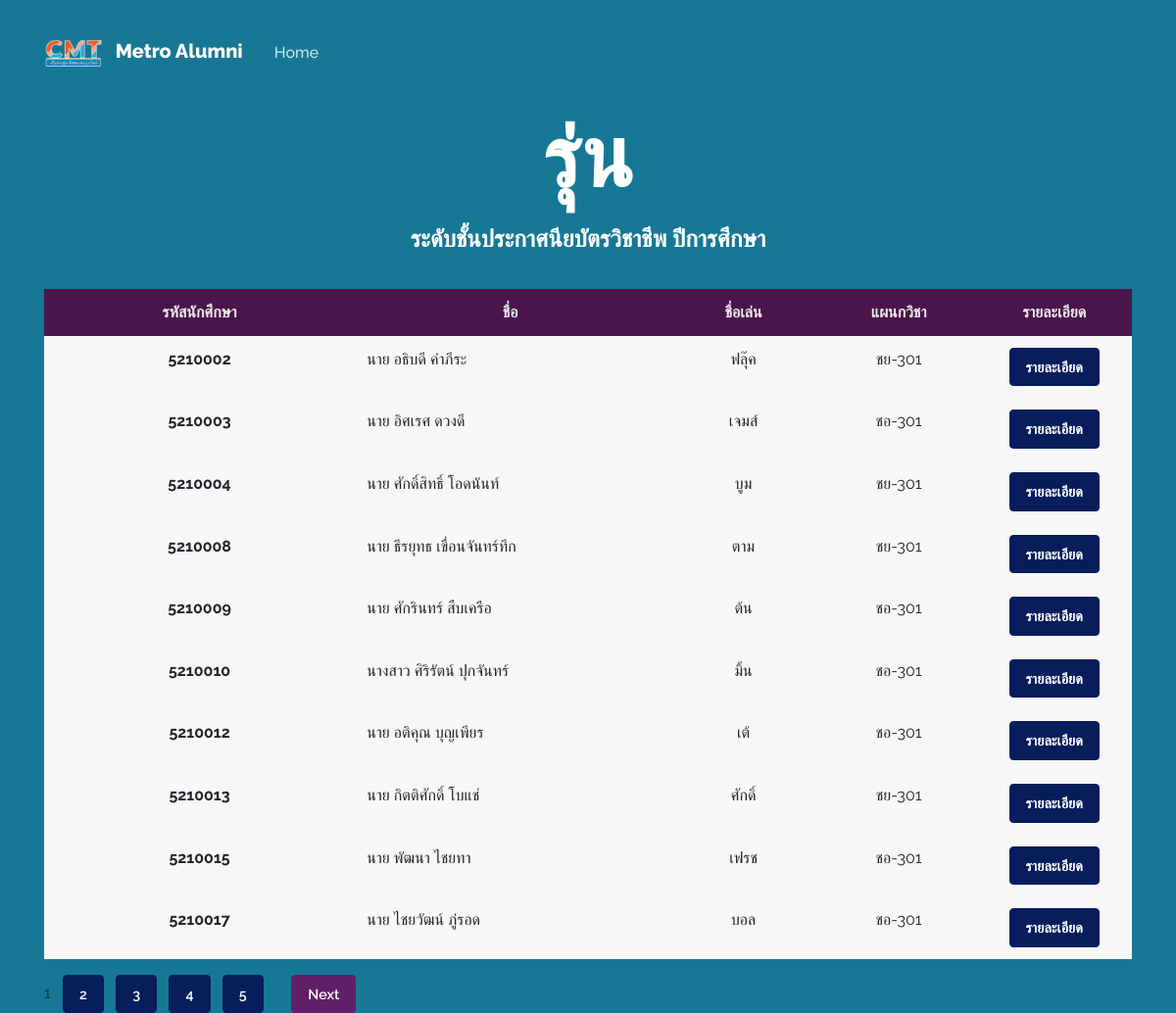
The page /pvcinfo.php on the database its author committed.
### tables this page shows
CREATE TABLE `tblstudentpvc` (
  `stid` varchar(7) NOT NULL,
  `fname` varchar(10) NOT NULL,
  `name` varchar(25) NOT NULL,
  `lname` varchar(25) NOT NULL,
  `nickname` varchar(20) NOT NULL,
  `stclass` varchar(10) NOT NULL,
  `birthday` date NOT NULL,
  `address` varchar(10) NOT NULL,
  `moo` varchar(10) NOT NULL,
  `road_name` varchar(50) NOT NULL,
  `tumbol` varchar(50) NOT NULL,
  `ampher` varchar(50) NOT NULL,
  `province` varchar(50) NOT NULL,
  `post` varchar(5) NOT NULL,
  `tel` varchar(30) NOT NULL,
  `hnumber` varchar(15) DEFAULT NULL,
  `fnumber` varchar(30) DEFAULT NULL,
  `idcard` varchar(13) DEFAULT NULL,
  `deg` varchar(1) DEFAULT NULL,
  `fsubject` varchar(50) DEFAULT NULL,
  `fschool` varchar(50) DEFAULT NULL,
  `status` varchar(1) NOT NULL,
  `version` varchar(20) DEFAULT NULL,
  `password` varchar(32) DEFAULT NULL,
  `work_add` varchar(255) DEFAULT NULL,
  `job` varchar(50) DEFAULT NULL,
  `email` varchar(50) DEFAULT NULL
);

### pvcinfo.php (the view, shortened to what this page needs)
<?php
  include 'connect.php';
  $version_name = mysqli_real_escape_string($connection, $_GET['version']);
  $version = mysqli_real_escape_string($connection, $_GET['version']);
  $year = mysqli_real_escape_string($connection, $_GET['year']);
  switch ($year) {
      case $year == 2554: $version = '2554'; break;
  }
  $query = "SELECT * FROM tblstudentpvc WHERE version = '$version' ORDER BY stid ASC";
  $query_run = mysqli_query($connection, $query);
  $row = mysqli_fetch_row($query_run);
  $rows = $row[0];
  $page_rows = 10;
  $last = ceil($rows/$page_rows);
  $pagenum = 1;
$limit = 'LIMIT ' .($pagenum - 1) * $page_rows .',' .$page_rows;
$nquery=mysqli_query($connection,"SELECT * FROM tblstudentpvc WHERE version = '$version' $limit");
$paginationCtrls = '';
if($last != 1){
  $paginationCtrls .= ''.$pagenum.' &nbsp; ';
  for($i = $pagenum+1; $i <= $last; $i++){
    $paginationCtrls .= '<a href="'.$_SERVER['PHP_SELF'].'?pn='.$i.'&version='.$version.'&year='.$year.'" class="btn btn-secondary">'.$i.'</a> &nbsp; ';
    if($i >= $pagenum+4){
        break;
    }
  }
  if ($pagenum != $last) {
    $next = $pagenum + 1;
    $paginationCtrls .= ' &nbsp; &nbsp; <a href="'.$_SERVER['PHP_SELF'].'?pn='.$next.'&version='.$version.'&year='.$year.'" class="btn btn-primary">Next</a> ';
  }
}
?>
<!DOCTYPE html>
<html lang="en">
  <head>
    <link rel="stylesheet" href="./assets/vendor/bootstrap/bootstrap.min.css">
		<link rel="stylesheet" href="./assets/css/lazy.css">
		<link rel="stylesheet" href="./assets/css/demo.css">
    <link rel="stylesheet" href="https://use.fontawesome.com/releases/v5.6.0/css/all.css">
    <link rel="stylesheet" href="assets/css/style.css">
  </head>
  <body class="index bg-info">
      <nav class="navbar navbar-expand-lg navbar-dark bg-info">
      <div class="container">
        <a class="navbar-brand" href="./"><img src="assets/img/cmt-icon.png" alt="Example Navbar 1" class="mr-2" height="60"> Metro Alumni </a>
        <div class="collapse navbar-collapse" id="navbarNavDropdown-7">
	        <ul class="navbar-nav">
            <li class="nav-item dropdown mx-2">
            <a class="nav-link" href="index.php" id="nav-inner-primary_dropdown_1">Home</a>
            </li>
          </ul>
        </div>
      </div>
    </nav>
    <div class="container">
      <div class="row">
        <div class="col-12 col-lg-8  offset-lg-2 text-center mb-2">
	          <div class="title">
	            <h3 class="display-2 text-white"> รุ่น <?php echo $version_name ?></h3>
	            <h4 class="text-white mt-3">ระดับชั้นประกาศนียบัตรวิชาชีพ ปีการศึกษา <?php echo $year ?></h4>
            </div>
        </div>
      </div>
    </div>
    <div class="container">
			<div style="height: 20px;"></div>
			<div class="row">
				<div class="col-lg-12">
					<table class="table table-hover table-borderless bg-light">
						<thead class="bg-primary text-light text-center">
						  <tr>
              <th scope="col">รหัสนักศึกษา</th>
              <th scope="col">ชื่อ</th>
              <th scope="col">ชื่อเล่น</th>
              <th scope="col">แผนกวิชา</th>
              <th scope="col">รายละเอียด</th>
              </tr>
						</thead>
						<tbody>
							<?php
								while($crow = mysqli_fetch_array($nquery)){
                  $str_sub = trim($crow['fname'])." ";
							?>
							<tr>
              <th scope="row" width="200px" class="text-center"> <?php echo $crow['stid'] ?> </th>
              <td width="200px">  <?php echo $str_sub.$crow['name'].$crow['lname'] ?> </td>
              <td class="text-center" width="100px"> <?php echo $crow['nickname'] ?></td>
              <td class="text-center" width="100px"> <?php echo $crow['stclass'] ?></td>
              <td class="text-center" width="100px"> <a class="btn btn-secondary" href="detail-pvc.php?stid=<?php echo $crow['stid']?>&year=<?php echo $year ?>&version=<?php echo $version ?>"> รายละเอียด </a></td>
							</tr>
							<?php
									}
							?>
						</tbody>
					</table>
					<div id="pagination_controls"><?php echo $paginationCtrls; ?></div>
				</div>
			</div>
		</div>
  </body>
</html>

### assets/css/lazy.css (style rules this page uses)
.bg-primary { background-color:#4A154B !important }
.bg-info { background-color:#167895 !important }
.bg-light { background-color:#F7F7F7 !important }
.btn,.navbar .navbar-nav>a.btn { font-weight:600;font-size:.9rem;border-radius:.25rem;padding:.5rem 1rem;-webkit-transition:all 150ms linear;-moz-transition:all 150ms linear;-o-transition:all 150ms linear;-ms-transition:all 150ms linear;transition:all 150ms linear }
.btn-primary { background-color:#611F6A;border:1px solid #611F6A }
.btn-secondary { background-color:#071D5C;border:1px solid #071D5C }
body { font-weight:400;font-family:"Raleway",sans-serif;color:#282828 }
h1,h2,h3,h4,h5,h6 { font-weight:700;color:#212529 }
.display-1,.display-2,.display-3,.display-4,.display-5,.display-6 { font-weight:800 }
.text-white { color:#fff !important }
.text-light { color:#EBEAEB !important }
.navbar { padding:1.2rem 1rem }
.navbar .navbar-brand { font-weight:800 }
.navbar .nav-link { font-weight:500;opacity:.9;filter:alpha(opacity=90) }
.navbar-dark .navbar-nav .nav-link { color:rgba(255,255,255,0.9) }

### assets/css/style.css (style rules this page uses)
a:link, a:visited, a:hover { text-decoration: none; }

### rows shown on the page
tblstudentpvc: stid "5210002", fname "นาย", name "อธิบดี", lname "คำภีระ", nickname "ฟลุ๊ค", stclass "ชย-301"
tblstudentpvc: stid "5210003", fname "นาย", name "อิศเรศ", lname "ดวงดี", nickname "เจมส์", stclass "ชอ-301"
tblstudentpvc: stid "5210004", fname "นาย", name "ศักดิ์สิทธิ์", lname "โอดนันท์", nickname "บูม", stclass "ชย-301"
tblstudentpvc: stid "5210008", fname "นาย", name "ธีรยุทธ", lname "เขื่อนจันทร์ทึก", nickname "ตาม", stclass "ชย-301"
tblstudentpvc: stid "5210009", fname "นาย", name "ศักรินทร์", lname "สืบเครือ", nickname "ต้น", stclass "ชอ-301"
tblstudentpvc: stid "5210010", fname "นางสาว", name "ศิริรัตน์", lname "ปุกจันทร์", nickname "มิ้น", stclass "ชอ-301"
tblstudentpvc: stid "5210012", fname "นาย", name "อติคุณ", lname "บุญเพียร", nickname "เต้", stclass "ชอ-301"
tblstudentpvc: stid "5210013", fname "นาย", name "กิตติศักดิ์", lname "โบแช่", nickname "ศักดิ์", stclass "ชย-301"
tblstudentpvc: stid "5210015", fname "นาย", name "พัฒนา", lname "ไชยทา", nickname "เฟรช", stclass "ชอ-301"
tblstudentpvc: stid "5210017", fname "นาย", name "ไชยวัฒน์", lname "ภู่รอด", nickname "บอล", stclass "ชอ-301"
tblstudentpvc: stid "1"
